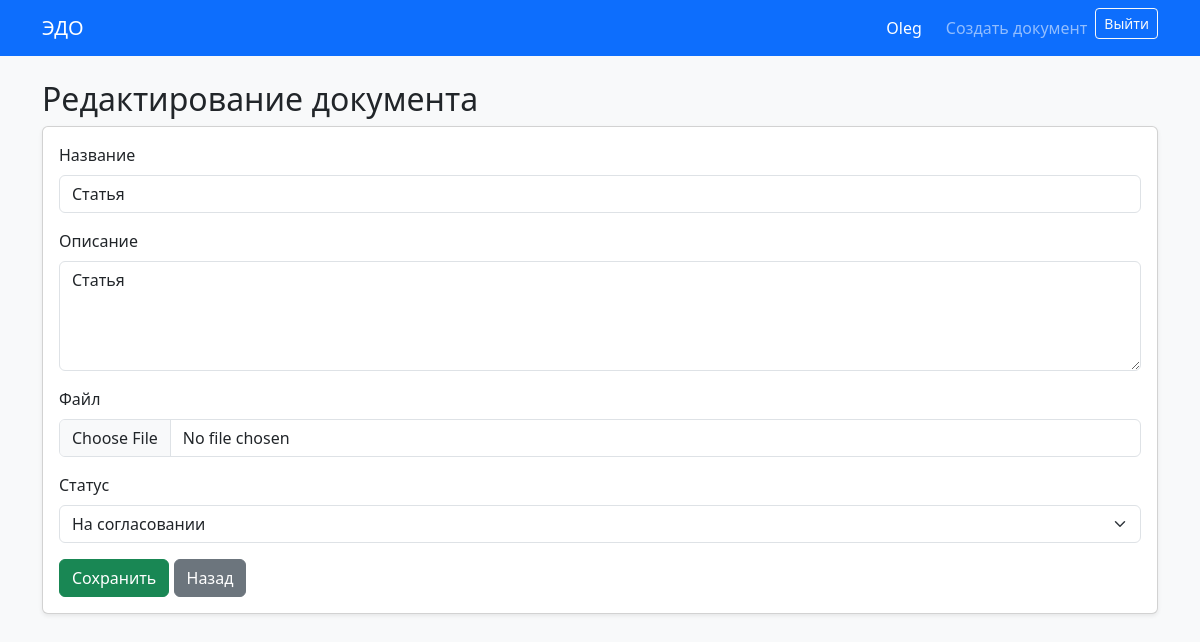
The app's page /documents/4/edit/ (signed in) with its own data.
### documents/models.py (models this page shows, shortened)
class Document(models.Model):
    title = models.CharField(max_length=255, verbose_name='Название')
    description = models.TextField(blank=True, verbose_name='Описание')
    file = models.FileField(upload_to='documents/', verbose_name='Файл')
    author = models.ForeignKey(
        User,
        on_delete=models.CASCADE,
        related_name='documents',
        verbose_name='Автор'
    )
    status = models.ForeignKey(
        Status,
        on_delete=models.SET_NULL,
        null=True,
        blank=True,
        verbose_name='Статус'
    )
    created_at = models.DateTimeField(auto_now_add=True, verbose_name='Дата создания')
    updated_at = models.DateTimeField(auto_now=True, verbose_name='Дата обновления')
    class Meta:
        verbose_name = 'Документ'
        verbose_name_plural = 'Документы'
        ordering = ['-created_at']

### documents/views.py (the view)
# urls.py: path('documents/<int:pk>/edit/', views.document_edit, name='document_edit'),
@login_required
def document_edit(request, pk):
    document = get_object_or_404(Document, pk=pk)
    if document.author != request.user and not request.user.is_staff:
        return redirect('document_list')
    if request.method == 'POST':
        form = DocumentForm(request.POST, request.FILES, instance=document)
        if form.is_valid():
            form.save()
            return redirect('document_detail', pk=document.pk)
    else:
        form = DocumentForm(instance=document)
    return render(request, 'documents/document_form.html', {
        'form': form,
        'title': 'Редактирование документа'
    })

### documents/forms.py
class DocumentForm(forms.ModelForm):
    class Meta:
        model = Document
        fields = ['title', 'description', 'file', 'status']
        labels = {
            'title': 'Название документа',
            'description': 'Описание',
            'file': 'Файл',
            'status': 'Статус',
        }
        widgets = {
            'title': forms.TextInput(attrs={'class': 'form-control'}),
            'description': forms.Textarea(attrs={'class': 'form-control', 'rows': 4}),
            'file': forms.FileInput(attrs={'class': 'form-control'}),
            'status': forms.Select(attrs={'class': 'form-select'}),
        }

### documents/models.py (called while the page is built)
    def __str__(self):
        return self.name

### templates/documents/document_form.html (shortened to what this page needs)
{% extends 'base.html' %}
{% block content %}
<h2>{{ title }}</h2>
<div class="card shadow-sm">
    <div class="card-body">
        <form method="post" enctype="multipart/form-data">
            <div class="mb-3">
                <label class="form-label">Название</label>
                {{ form.title }}
            </div>
            <div class="mb-3">
                <label class="form-label">Описание</label>
                {{ form.description }}
            </div>
            <div class="mb-3">
                <label class="form-label">Файл</label>
                {{ form.file }}
            </div>
            <div class="mb-3">
                <label class="form-label">Статус</label>
                {{ form.status }}
            </div>
            <button type="submit" class="btn btn-success">
                Сохранить
            </button>
            <a href="{% url 'document_list' %}" class="btn btn-secondary">
                Назад
            </a>
        </form>
    </div>
</div>
{% endblock %}

### templates/base.html (shortened to what this page needs)
<!doctype html>
<html lang="ru">
<head>
    <link
        href="https://cdn.jsdelivr.net/npm/bootstrap@5.3.3/dist/css/bootstrap.min.css"
        rel="stylesheet"
    >
</head>
<body class="bg-light">
<nav class="navbar navbar-expand-lg navbar-dark bg-primary mb-4">
    <div class="container">
        <a class="navbar-brand" href="{% url 'document_list' %}">
            ЭДО
        </a>
        <div class="navbar-nav ms-auto">
            {% if user.is_authenticated %}
                <span class="navbar-text text-white me-3">
                    {{ user.username }}
                </span>
                <a class="nav-link" href="{% url 'document_create' %}">
                    Создать документ
                </a>
                <form method="post" action="{% url 'logout' %}" class="d-inline">
                    <button class="btn btn-outline-light btn-sm" type="submit">
                        Выйти
                    </button>
                </form>
            {% else %}
                <a class="nav-link" href="{% url 'login' %}">Вход</a>
                <a class="nav-link" href="{% url 'register' %}">Регистрация</a>
            {% endif %}
        </div>
    </div>
</nav>
<main class="container">
    {% block content %}
    {% endblock %}
</main>
</body>
</html>

### records on screen
Document: title "Статья", description "Статья", status "На согласовании"

### other values on screen
{{ user.username }} "Oleg"
{{ title }} "Редактирование документа"
